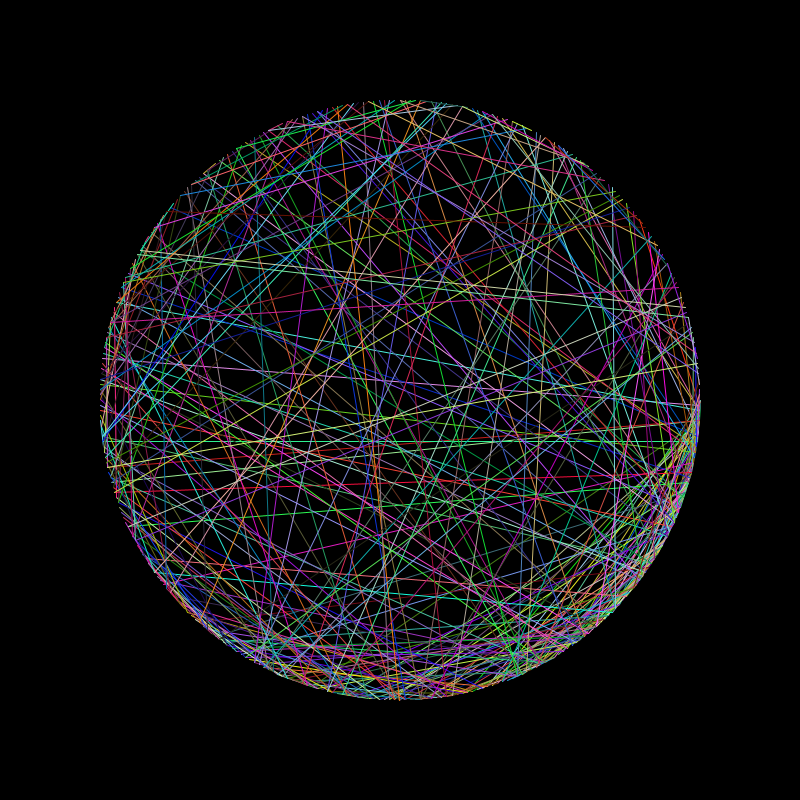
Frame 1 (no input)
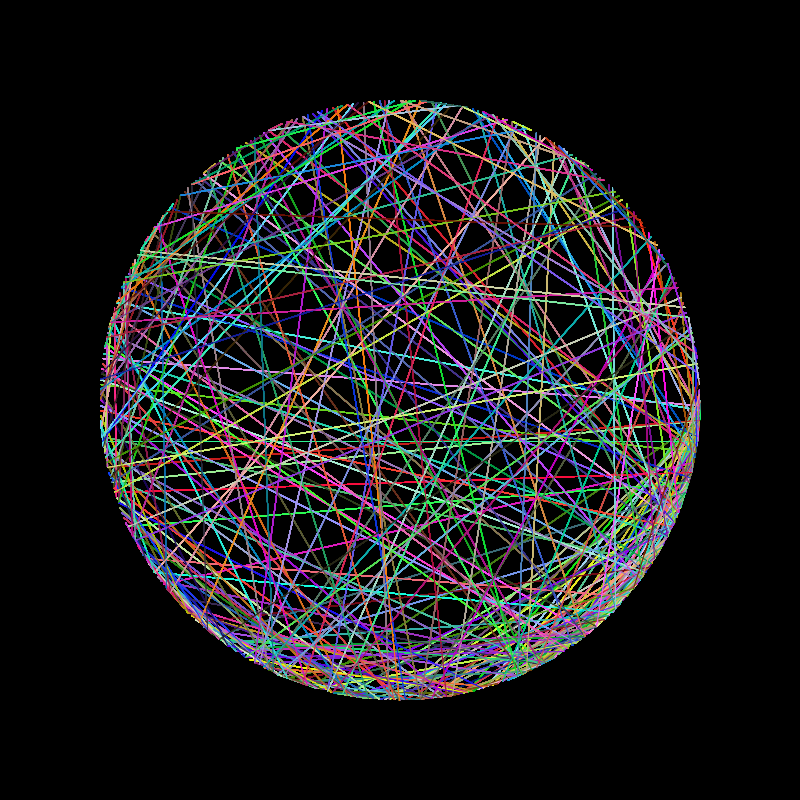
Frame 60 (the mouse pressed at the canvas centre just before this capture)
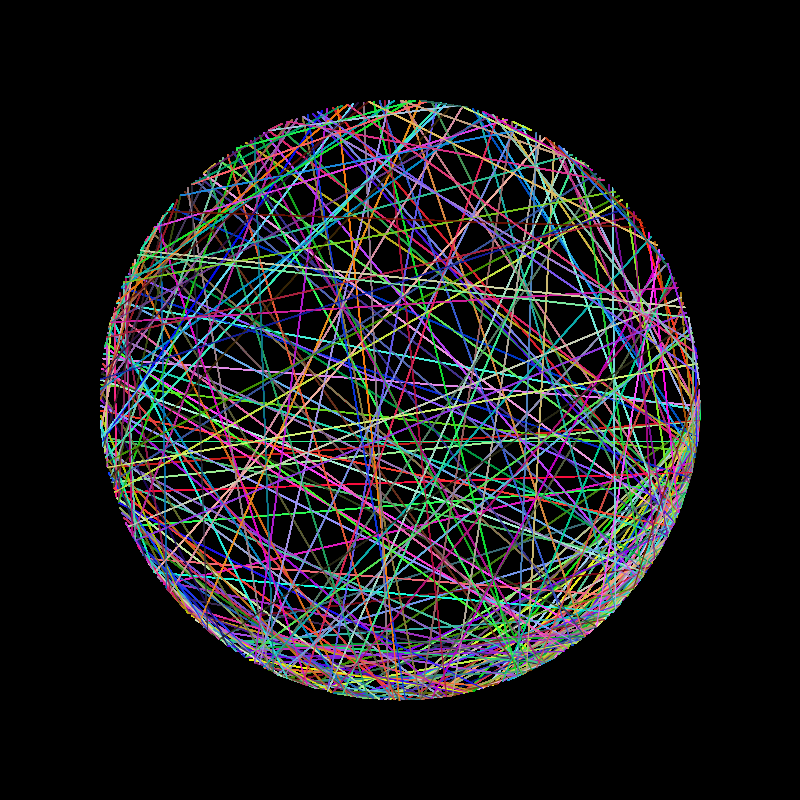
Frame 120 (the mouse held since frame 60 and released just before this capture)

The Processing sketch that drew these frames (run headless with seeded random() and noise(); from frame 60 on, the mouse is pressed at the canvas centre):

// Processing sketch: processing_68238
// ── processing_68238.pde

int radius = 300;  
float [] xPos = new float [360];  
float [] yPos = new float [360];
float [] xPos2 = new float [360];  
float [] yPos2 = new float [360];
float[] r = new float [360];
float[] g = new float [360];
float[] b = new float [360];

void setup() {    
  size(800,800);     
  smooth();          
  background(0); 
  for (int i = 0; i < 360; i++) {
    int deg = i;
    float angle = radians(deg);
    xPos[i] = cos(angle) * radius;
    yPos[i] = sin(angle) * radius;
    r[i] = random(255);
    g[i] = random(255);
    b[i] = random(255);
    int j = (int)random(i);
    xPos2[i] = xPos[j];
    yPos2[i] = yPos[j];
  }  
}


void draw() {    
  translate(width/2, height/2);   
  for (int i = 0; i < 360; i++) {
    stroke(r[i], g[i], b[i]); 
    line(xPos2[i], yPos2[i], xPos[i], yPos[i]);    
  }
}
